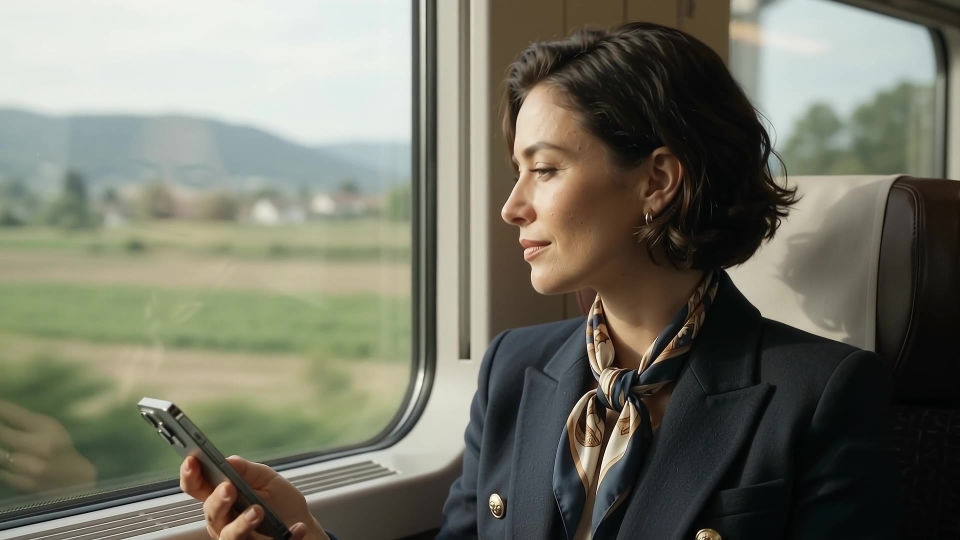
#> input picture assets/images/about_journey.jpg, 1920 x 1080 px (shown at 1/2 size)
$ python -i hero.py   (imports and definitions only)
#> lines starting #> are read from the running program, lines starting #| are printed output that depends on the picture
### tools/video/common.py
import numpy as np, cv2, subprocess, os
W,H,FPS,SEC = 1280,720,24,8
N = FPS*SEC
rng = np.random.default_rng(7)

def hexc(h): h=h.lstrip('#'); return np.array([int(h[i:i+2],16)/255 for i in (0,2,4)],np.float32)[::-1]  # BGR

# [6 lines left out: function tile_noise, not called in this run]

def fbm_tile(w,h,seed,octaves=4,base=4,beta=2.2):
    """Periodic fractal noise via spectral synthesis (seamless in x and y)."""
    r=np.random.default_rng(seed)
    wn=r.normal(size=(h,w))
    F=np.fft.fft2(wn)
    fy=np.fft.fftfreq(h)[:,None]*h/w; fx=np.fft.fftfreq(w)[None,:]
    f=np.sqrt(fx**2+fy**2); f[0,0]=1
    F=F/(f**beta); F[0,0]=0
    F[f>base*2**octaves/w*8]=0
    n=np.real(np.fft.ifft2(F)).astype(np.float32)
    n=(n-n.min())/(n.max()-n.min())
    return n

# [20 lines left out: functions grain, vignette, bloom, tonemap, not called in this run]

class Encoder:
    def __init__(self,path):
        self.p=subprocess.Popen(['ffmpeg','-y','-loglevel','error','-f','rawvideo','-pix_fmt','bgr24','-s',f'{W}x{H}','-r',str(FPS),'-i','-',
            '-c:v','libx264','-preset','slow','-crf','23','-pix_fmt','yuv420p','-movflags','+faststart','-an',path],stdin=subprocess.PIPE)
    def write(self,img): self.p.stdin.write((np.clip(img,0,1)*255).astype(np.uint8).tobytes())
    def close(self): self.p.stdin.close(); self.p.wait()

### tools/video/hero.py
import sys, math, numpy as np, cv2
from common import *

# ---------- static precompute ----------
yy,xx=np.mgrid[0:H,0:W].astype(np.float32)
MARGIN=200
WW=W+2*MARGIN

def ridge(x,seed):
    s=seed*1.37; r=np.zeros_like(x)
    for f,a in [(1.6,.6),(3.7,.28),(8.3,.1),(19,.04),(41,.015)]:
        r+=a*(1-np.abs(np.sin(x*f+s*f*0.7)))**1.6
    return r

layers=[ # base, amp, color BGR-ish hex, seed, rise pow, depth, fog
 (0.64,0.26,'#1c3a44',1,1.0,0.15),
 (0.70,0.28,'#15313a',2,1.2,0.30),
 (0.77,0.24,'#0f2830',3,1.4,0.50),
 (0.86,0.20,'#0a1f26',4,1.6,0.75),
 (0.95,0.14,'#06161b',5,1.8,1.00),
]
xs=np.linspace(-MARGIN/W,1+MARGIN/W,WW).astype(np.float32)
heights=[]
# [4 lines not run here, left out]

fogtiles=[fbm_tile(W,H,40+i,4,3) for i in range(3)]
sky_top=hexc('#030b0f'); sky_mid=hexc('#0b2a33'); horizon=hexc('#b9794a'); horizon2=hexc('#e8b27a')
#> further down, picture is the input picture: shape (1080, 1920, 3); mean B, G, R 103.1, 116.7, 116.3

# particles (3D, periodic orbits)
P=110
pr=np.random.default_rng(3)
px0=pr.uniform(-1,1,P); py0=pr.uniform(-0.55,0.15,P); pz=pr.uniform(0.6,2.2,P)
pph=pr.uniform(0,2*np.pi,P); pamp=pr.uniform(0.02,0.08,P); pspeed=pr.integers(1,3,P)

def frame(i):
    t=i/N; T=2*np.pi*t
    # Story arc within loop: 0..0.35 life (landscape), 0.35..0.75 tech (lines/network), 0.75..1 open (bright), then back
    tech=0.5-0.5*np.cos(T)          # 0 at start/end, 1 mid
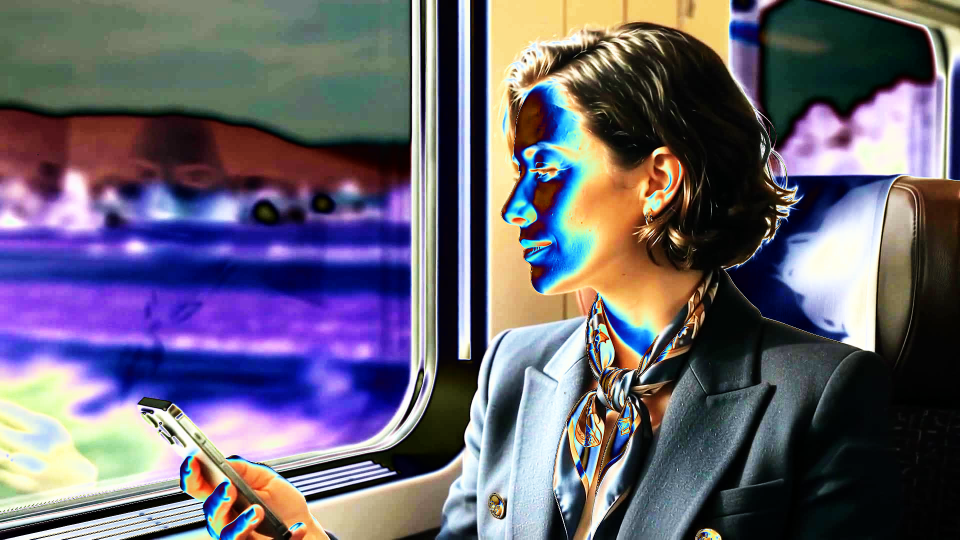
#> tech: shape (1080, 1920, 3) float64 (shown at 1/2 size); mean B, G, R 0.451, 0.387, 0.409
    bright=0.5-0.5*np.cos(T)         # dawn intensifies mid-loop
    img=np.zeros((H,W,3),np.float32)
    v=yy/H
    # sky
    a=np.clip(v/0.62,0,1)[...,None]
    sky=sky_top*(1-a)+sky_mid*a
    glow=np.exp(-(((xx-W*0.52)/(W*0.42))**2+((yy-H*0.64)/(H*0.22))**2))[...,None]
#> (the run stopped early here; a loop or call above may not have finished)
